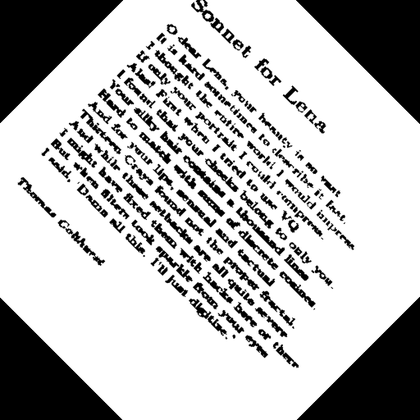
%> input picture TME2/docsTME2/sonrot.gif, 420 x 420 px, shrunk from 512 x 512 before the run
$ octave rectifcationOrientation.m   (GNU Octave 9; MATLAB toolbox functions it lacks are replaced by stand-ins)
%> lines starting %> are read from the running program, lines starting %| are printed output that depends on the picture
### TME1/ouvrirImage.m
function [ I,n,m ] = ouvrirImage( nom )
%> called with nom = './docsTME2/sonrot.gif'
%ouvrirImage est une fonction qui permet d'ouvrir une image,
%de la renvoyer ainsi que sa taille (nbLignes, nbColonnes)
    I = imread(nom);
%> I is the input picture: size 420x420 uint8; min 0, max 255, mean 187.4
    n = size(I,1);
%> n = 420
    m = size(I,2);
%> m = 420
end

### TME2/rectify_orientation.m
function [ Ir,ordom ] = rectify_orientation( I )
% [Ir,ordom] = rectify_orientation(I) effectue les opérations suivantes sur
% l'image I passée en paramètre.

% (a) Calcul du module M de la TF de I et seuillage de M pour obtenir une
% image binaire Mb, puis mise au centre des basses fréquences (ffshift)

M = abs(compute_FT(I));
Mb = seuillerImage(M,3*10^5);
fftshift(Mb);

% (b) Calcul de l'orientation dominante de Mb, en utilisant la fonction
% [Ior,ordom] = orientationDominante(Mb) fournie.

[Ior,ordom] = orientationDominante(Mb);

% (c) D'inverser l'orientation estimée ordom afin de produire une image où
% le texte est horizontal (utiliser la fonction rotationimage fournie)

Ir = rotationImage(I,360-ordom);


end

### TME1/seuillerImage.m
function [ I ] = seuillerImage( I,s )
%seuillerImage(I) renvoie l'image I seuillé (les pixels de valeur supérieur
%à s sont mis à 255 les autres à 0

for i = 1:size(I,1)
        for j = 1:size(I,2)
          if (I(i,j)>=s)
            I(i,j) = 255;
          else
              I(i,j) = 0;
          end
        end
end

imshow(I);

end

### TME2/compute_FT.m
function [ If ] = compute_FT( I )
% compute_FT(I) calcul la transform閑 de Fourier de l'image I
If = fft2(I)

end

### TME2/rectifcationOrientation.m
[I,n,m] = ouvrirImage('./docsTME2/sonrot.gif');
%> n = 420; m = 420
[Ir,ordom] = rectify_orientation(I)
%> after the loop in seuillerImage, `for i = 1:size(I,1)`:
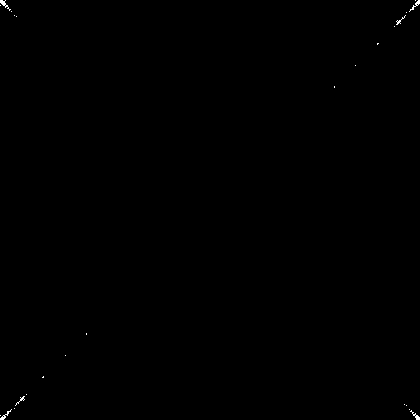
%> I: size 420x420 double; 0.12% white in thin lines or dots
%> the run ends on the next line
